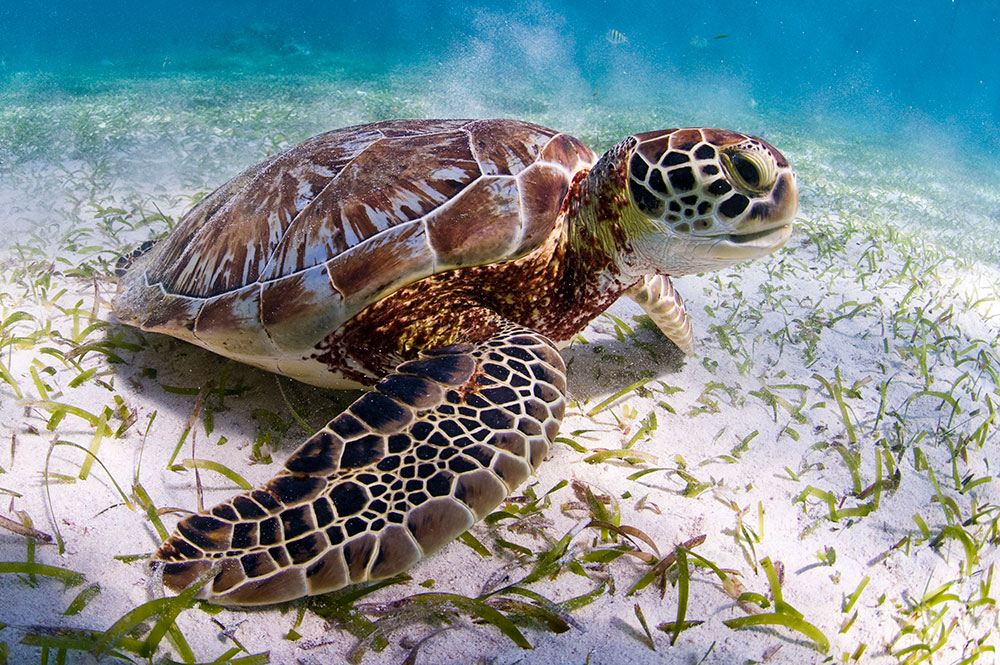
#> input picture NAVEGACION_AUTONOMA/capitulo_1/images/input.jpg, 1000 x 665 px
$ python 17_program.py
#> lines starting #> are read from the running program, lines starting #| are printed output that depends on the picture
# OBJETIVO: Aplicar una transformación proyectiva (homografía) para simular perspectiva usando 4 puntos de control
# Aplicaciones: realidad aumentada, rectificación de imágenes, navegación con cámara

import cv2
import numpy as np

# Lee la imagen
img = cv2.imread('images/input.jpg')
#> img is the input picture: shape (665, 1000, 3); mean B, G, R 144.7, 142, 128.2
rows, cols = img.shape[:2]
#> rows = 665; cols = 1000

# Define 4 puntos de control en la imagen original (las 4 esquinas)
# A diferencia de la transformación afín que usa 3, la proyectiva necesita 4
src_points = np.float32([[0, 0], [cols - 1, 0], [0, rows - 1], [cols - 1, rows - 1]])
#> src_points = [[0, 0], [999, 0], [0, 664], [999, 664]]

# Los puntos destino comprimen la parte inferior de la imagen hacia el centro
# Esto crea el efecto de perspectiva (como ver la imagen desde abajo)
dst_points = np.float32([[0, 0], [cols - 1, 0], [int(0.33 * cols), rows - 1], [int(0.66 * cols), rows - 1]])

# Calcula la matriz de transformación proyectiva (homografía) a partir de los 4 pares de puntos
projective_matrix = cv2.getPerspectiveTransform(src_points, dst_points)

# Aplica la perspectiva — usa warpPerspective en lugar de warpAffine
img_output = cv2.warpPerspective(img, projective_matrix, (cols, rows))
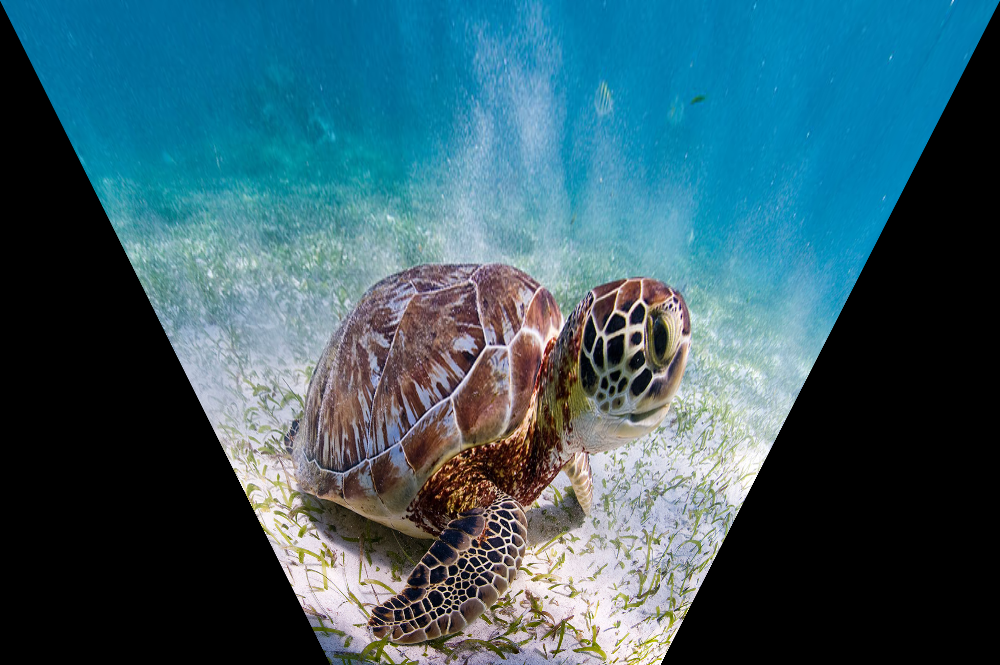
#> img_output: shape (665, 1000, 3); mean B, G, R 104.8, 92.2, 55.2

cv2.imshow('Input', img)
cv2.imshow('Output', img_output)
cv2.waitKey()
